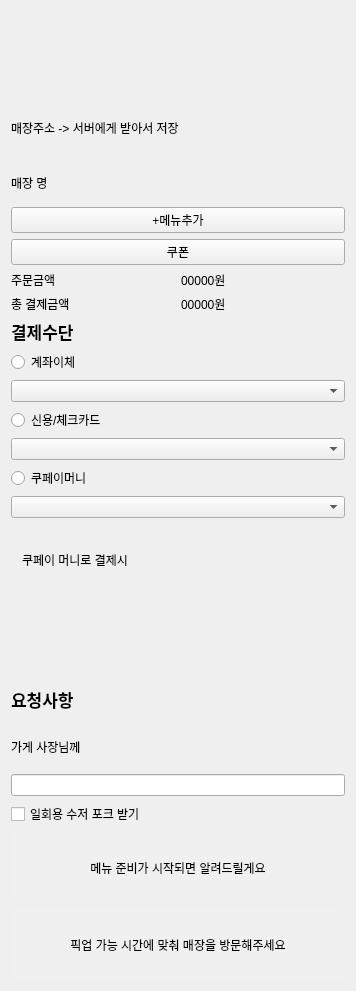
     <widget class="QWidget" name="scrollAreaWidgetContents_4">
      <property name="geometry">
       <rect>
        <x>0</x>
        <y>0</y>
        <width>356</width>
        <height>991</height>
       </rect>
      </property>
      <layout class="QGridLayout" name="gridLayout_21">
       <item row="3" column="0">
        <layout class="QVBoxLayout" name="verticalLayout_19">
         <item>
          <layout class="QHBoxLayout" name="horizontalLayout_7">
           <property name="spacing">
            <number>0</number>
           </property>
           <property name="bottomMargin">
            <number>0</number>
           </property>
           <item>
            <widget class="QLabel" name="label_26">
             <property name="minimumSize">
              <size>
               <width>150</width>
               <height>0</height>
              </size>
             </property>
             <property name="maximumSize">
              <size>
               <width>150</width>
               <height>16777215</height>
              </size>
             </property>
             <property name="text">
              <string>쿠페이 머니로 결제시</string>
             </property>
            </widget>
           </item>
           <item>
            <widget class="QLabel" name="label_25">
             <property name="minimumSize">
              <size>
               <width>150</width>
               <height>30</height>
              </size>
             </property>
             <property name="maximumSize">
              <size>
               <width>150</width>
               <height>16777215</height>
              </size>
             </property>
             <property name="text">
              <string/>
             </property>
             <property name="pixmap">
              <pixmap>:/mainIcon/give_point.png</pixmap>
             </property>
             <property name="scaledContents">
              <bool>true</bool>
             </property>
            </widget>
           </item>
          </layout>
         </item>
         <item>
          <widget class="QLabel" name="label_145">
           <property name="minimumSize">
            <size>
             <width>330</width>
             <height>0</height>
            </size>
           </property>
           <property name="text">
            <string/>
           </property>
           <property name="pixmap">
            <pixmap resource="mainIcon.qrc">:/mainIcon/advertising.jpg</pixmap>
           </property>
           <property name="scaledContents">
            <bool>true</bool>
           </property>
          </widget>
         </item>
        </layout>
       </item>
       <item row="5" column="0">
        <layout class="QVBoxLayout" name="verticalLayout_24">
         <item>
          <widget class="QLabel" name="for_gray">
           <property name="styleSheet">
            <string notr="true">background-color: #F0F0F0;
color: black;
border-radius: 6px;</string>
           </property>
           <property name="text">
            <string>메뉴 준비가 시작되면 알려드릴게요</string>
           </property>
           <property name="alignment">
            <set>Qt::AlignmentFlag::AlignCenter</set>
           </property>
          </widget>
         </item>
         <item>
          <widget class="QLabel" name="for_gray2">
           <property name="minimumSize">
            <size>
             <width>330</width>
             <height>0</height>
            </size>
           </property>
           <property name="styleSheet">
            <string notr="true">background-color: #F0F0F0;
color: black;
border-radius: 6px;</string>
           </property>
           <property name="text">
            <string>픽업 가능 시간에 맞춰 매장을 방문해주세요</string>
           </property>
           <property name="alignment">
            <set>Qt::AlignmentFlag::AlignCenter</set>
           </property>
          </widget>
         </item>
        </layout>
       </item>
       <item row="0" column="0">
        <layout class="QVBoxLayout" name="verticalLayout_10">
         <item>
          <widget class="QLabel" name="label_102">
           <property name="minimumSize">
            <size>
             <width>330</width>
             <height>80</height>
            </size>
           </property>
           <property name="maximumSize">
            <size>
             <width>330</width>
             <height>70</height>
            </size>
           </property>
           <property name="text">
            <string/>
           </property>
           <property name="pixmap">
            <pixmap resource="mainIcon.qrc">:/mainIcon/kyochon_addr.jpg</pixmap>
           </property>
           <property name="scaledContents">
            <bool>true</bool>
           </property>
          </widget>
         </item>
         <item>
          <widget class="QLabel" name="label_103">
           <property name="minimumSize">
            <size>
             <width>330</width>
             <height>0</height>
            </size>
           </property>
           <property name="text">
            <string>매장주소 -&gt; 서버에게 받아서 저장 </string>
           </property>
          </widget>
         </item>
        </layout>
       </item>
       <item row="1" column="0">
        <layout class="QGridLayout" name="gridLayout_12">
         <item row="0" column="0">
          <widget class="QLabel" name="store_name_2">
           <property name="minimumSize">
            <size>
             <width>330</width>
             <height>0</height>
            </size>
           </property>
           <property name="text">
            <string>매장 명 </string>
           </property>
          </widget>
         </item>
         <item row="2" column="0">
          <widget class="QPushButton" name="pushButton_14">
           <property name="minimumSize">
            <size>
             <width>330</width>
             <height>0</height>
            </size>
           </property>
           <property name="text">
            <string>+메뉴추가</string>
           </property>
          </widget>
         </item>
         <item row="3" column="0">
          <layout class="QGridLayout" name="gridLayout_14">
           <item row="1" column="1">
            <widget class="QLabel" name="label_107">
             <property name="text">
              <string>00000원</string>
             </property>
            </widget>
           </item>
           <item row="1" column="0">
            <widget class="QLabel" name="label_106">
             <property name="text">
              <string>주문금액</string>
             </property>
            </widget>
           </item>
           <item row="2" column="0">
            <widget class="QLabel" name="label_108">
             <property name="text">
              <string>총 결제금액</string>
             </property>
            </widget>
           </item>
           <item row="2" column="1">
            <widget class="QLabel" name="label_109">
             <property name="text">
              <string>00000원</string>
             </property>
            </widget>
           </item>
           <item row="0" column="0" colspan="2">
            <widget class="QPushButton" name="pushButton_15">
             <property name="minimumSize">
              <size>
               <width>330</width>
               <height>0</height>
              </size>
             </property>
             <property name="text">
              <string>쿠폰</string>
             </property>
             <property name="icon">
              <iconset resource="mainIcon.qrc">
               <normaloff>:/mainIcon/coupon.png</normaloff>:/mainIcon/coupon.png</iconset>
             </property>
            </widget>
           </item>
          </layout>
         </item>
         <item row="1" column="0">
          <layout class="QVBoxLayout" name="cart_info_layout"/>
         </item>
        </layout>
       </item>
       <item row="2" column="0">
        <layout class="QVBoxLayout" name="verticalLayout_11">
         <item>
          <widget class="QLabel" name="label_143">
           <property name="minimumSize">
            <size>
             <width>330</width>
             <height>0</height>
            </size>
           </property>
           <property name="font">
            <font>
             <pointsize>13</pointsize>
             <bold>true</bold>
            </font>
           </property>
           <property name="text">
            <string>결제수단</string>
           </property>
          </widget>
         </item>
         <item>
          <widget class="QRadioButton" name="radioButton_8">
           <property name="minimumSize">
            <size>
             <width>330</width>
             <height>0</height>
            </size>
           </property>
           <property name="text">
            <string>계좌이체</string>
           </property>
          </widget>
         </item>
         <item>
          <widget class="QComboBox" name="for_payment1_3">
           <property name="minimumSize">
            <size>
             <width>330</width>
             <height>0</height>
            </size>
           </property>
          </widget>
         </item>
         <item>
          <widget class="QRadioButton" name="radioButton_7">
           <property name="minimumSize">
            <size>
             <width>330</width>
             <height>0</height>
            </size>
           </property>
           <property name="text">
            <string>신용/체크카드</string>
           </property>
          </widget>
         </item>
         <item>
          <widget class="QComboBox" name="for_payment3_3">
           <property name="minimumSize">
            <size>
             <width>330</width>
             <height>0</height>
            </size>
           </property>
          </widget>
         </item>
         <item>
          <widget class="QRadioButton" name="radioButton_9">
           <property name="minimumSize">
            <size>
             <width>330</width>
             <height>0</height>
            </size>
           </property>
           <property name="text">
            <string>쿠페이머니</string>
           </property>
          </widget>
         </item>
         <item>
          <widget class="QComboBox" name="for_payment2_3">
           <property name="minimumSize">
            <size>
             <width>330</width>
             <height>0</height>
            </size>
           </property>
          </widget>
         </item>
        </layout>
       </item>
       <item row="4" column="0">
        <layout class="QVBoxLayout" name="verticalLayout_23">
         <item>
          <widget class="QLabel" name="label_146">
           <property name="minimumSize">
            <size>
             <width>330</width>
             <height>0</height>
            </size>
           </property>
           <property name="font">
            <font>
             <pointsize>13</pointsize>
             <bold>true</bold>
            </font>
           </property>
           <property name="text">
            <string>요청사항</string>
           </property>
          </widget>
         </item>
         <item>
          <widget class="QLabel" name="label_147">
           <property name="minimumSize">
            <size>
             <width>330</width>
             <height>0</height>
            </size>
           </property>
           <property name="text">
            <string>가게 사장님께</string>
           </property>
          </widget>
         </item>
         <item>
          <widget class="QLineEdit" name="lineEdit_3">
           <property name="minimumSize">
            <size>
             <width>330</width>
             <height>0</height>
            </size>
           </property>
          </widget>
         </item>
         <item>
          <widget class="QCheckBox" name="checkBox_5">
           <property name="minimumSize">
            <size>
             <width>330</width>
             <height>0</height>
            </size>
           </property>
           <property name="text">
            <string>일회용 수저 포크 받기</string>
           </property>
          </widget>
         </item>
        </layout>
       </item>
      </layout>
     </widget>
